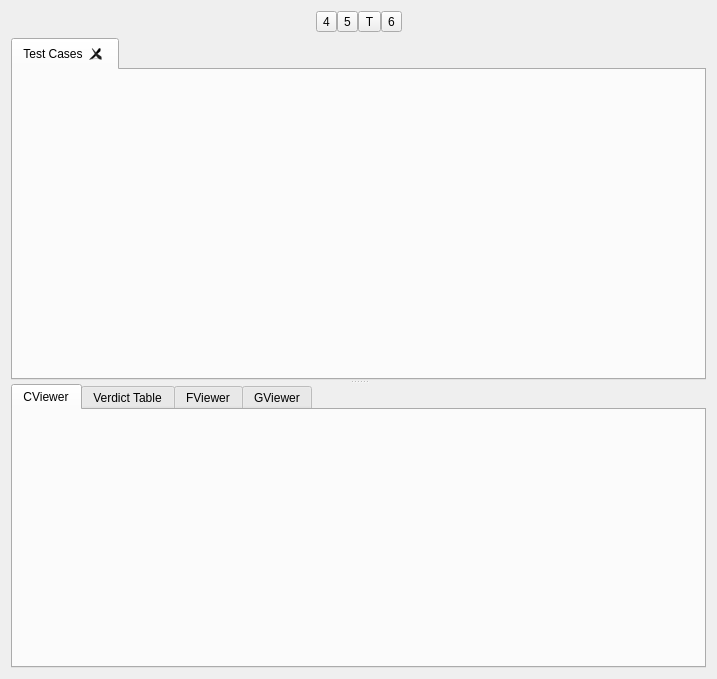
<?xml version="1.0" encoding="UTF-8"?>
<ui version="4.0">
 <class>TaskComposerD</class>
 <widget class="QDialog" name="TaskComposerD">
  <property name="geometry">
   <rect>
    <x>0</x>
    <y>0</y>
    <width>717</width>
    <height>679</height>
   </rect>
  </property>
  <property name="windowTitle">
   <string>Dialog</string>
  </property>
  <layout class="QVBoxLayout" name="verticalLayout">
   <item>
    <layout class="QHBoxLayout" name="horizontalLayout_2">
     <property name="spacing">
      <number>0</number>
     </property>
     <item>
      <spacer name="horizontalSpacer_3">
       <property name="orientation">
        <enum>Qt::Horizontal</enum>
       </property>
       <property name="sizeHint" stdset="0">
        <size>
         <width>40</width>
         <height>20</height>
        </size>
       </property>
      </spacer>
     </item>
     <item>
      <widget class="QToolButton" name="buildButton">
       <property name="text">
        <string>4</string>
       </property>
       <property name="toolButtonStyle">
        <enum>Qt::ToolButtonIconOnly</enum>
       </property>
      </widget>
     </item>
     <item>
      <widget class="QToolButton" name="runButton">
       <property name="text">
        <string>5</string>
       </property>
       <property name="toolButtonStyle">
        <enum>Qt::ToolButtonIconOnly</enum>
       </property>
      </widget>
     </item>
     <item>
      <widget class="QToolButton" name="stopButton">
       <property name="text">
        <string>T</string>
       </property>
      </widget>
     </item>
     <item>
      <widget class="QToolButton" name="submitButton">
       <property name="sizePolicy">
        <sizepolicy hsizetype="Fixed" vsizetype="Fixed">
         <horstretch>0</horstretch>
         <verstretch>0</verstretch>
        </sizepolicy>
       </property>
       <property name="text">
        <string>6</string>
       </property>
       <property name="toolButtonStyle">
        <enum>Qt::ToolButtonIconOnly</enum>
       </property>
      </widget>
     </item>
     <item>
      <spacer name="horizontalSpacer_4">
       <property name="orientation">
        <enum>Qt::Horizontal</enum>
       </property>
       <property name="sizeHint" stdset="0">
        <size>
         <width>40</width>
         <height>20</height>
        </size>
       </property>
      </spacer>
     </item>
    </layout>
   </item>
   <item>
    <widget class="QSplitter" name="splitter">
     <property name="orientation">
      <enum>Qt::Vertical</enum>
     </property>
     <widget class="QTabWidget" name="tabWidget">
      <property name="currentIndex">
       <number>0</number>
      </property>
      <property name="tabsClosable">
       <bool>true</bool>
      </property>
      <property name="movable">
       <bool>true</bool>
      </property>
      <widget class="TestEditor" name="TEditor">
       <attribute name="title">
        <string>Test Cases</string>
       </attribute>
      </widget>
     </widget>
     <widget class="QTabWidget" name="tabWidget_2">
      <property name="currentIndex">
       <number>0</number>
      </property>
      <widget class="ChartViewer" name="CViewer">
       <attribute name="title">
        <string>CViewer</string>
       </attribute>
      </widget>
      <widget class="VerdictBrowser" name="VBrowser">
       <attribute name="title">
        <string>Verdict Table</string>
       </attribute>
      </widget>
      <widget class="FileViewer" name="FViewer">
       <attribute name="title">
        <string>FViewer</string>
       </attribute>
      </widget>
      <widget class="GViewer" name="GViewer">
       <attribute name="title">
        <string>GViewer</string>
       </attribute>
      </widget>
     </widget>
    </widget>
   </item>
  </layout>
 </widget>
 <customwidgets>
  <customwidget>
   <class>ChartViewer</class>
   <extends>QWidget</extends>
   <header location="global">cchelper.chartviewer.chartviewer</header>
   <container>1</container>
  </customwidget>
  <customwidget>
   <class>FileViewer</class>
   <extends>QWidget</extends>
   <header location="global">cchelper.fileviewer</header>
   <container>1</container>
  </customwidget>
  <customwidget>
   <class>GViewer</class>
   <extends>QWidget</extends>
   <header location="global">cchelper.gviewer.gviewer</header>
   <container>1</container>
  </customwidget>
  <customwidget>
   <class>VerdictBrowser</class>
   <extends>QWidget</extends>
   <header location="global">cchelper.verdictbrowser.verdictbrowser</header>
   <container>1</container>
  </customwidget>
  <customwidget>
   <class>TestEditor</class>
   <extends>QWidget</extends>
   <header location="global">cchelper.testbrowser.testeditor</header>
   <container>1</container>
  </customwidget>
 </customwidgets>
 <resources/>
 <connections/>
</ui>
